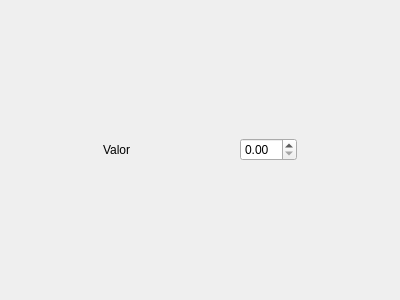
<?xml version="1.0" encoding="UTF-8"?>
<ui version="4.0">
 <class>LabeledSpinBoxWidget</class>
 <widget class="QWidget" name="LabeledSpinBoxWidget">
  <property name="geometry">
   <rect>
    <x>0</x>
    <y>0</y>
    <width>400</width>
    <height>300</height>
   </rect>
  </property>
  <property name="windowTitle">
   <string>Form</string>
  </property>
  <layout class="QHBoxLayout" name="horizontalLayout">
   <property name="leftMargin">
    <number>0</number>
   </property>
   <property name="topMargin">
    <number>0</number>
   </property>
   <property name="rightMargin">
    <number>0</number>
   </property>
   <property name="bottomMargin">
    <number>0</number>
   </property>
   <item>
    <widget class="QLabel" name="label">
     <property name="sizePolicy">
      <sizepolicy hsizetype="Maximum" vsizetype="Preferred">
       <horstretch>0</horstretch>
       <verstretch>0</verstretch>
      </sizepolicy>
     </property>
     <property name="text">
      <string>Valor</string>
     </property>
    </widget>
   </item>
   <item>
    <widget class="QDoubleSpinBox" name="sbValue">
     <property name="sizePolicy">
      <sizepolicy hsizetype="Maximum" vsizetype="Fixed">
       <horstretch>0</horstretch>
       <verstretch>0</verstretch>
      </sizepolicy>
     </property>
    </widget>
   </item>
  </layout>
 </widget>
 <resources/>
 <connections/>
</ui>
